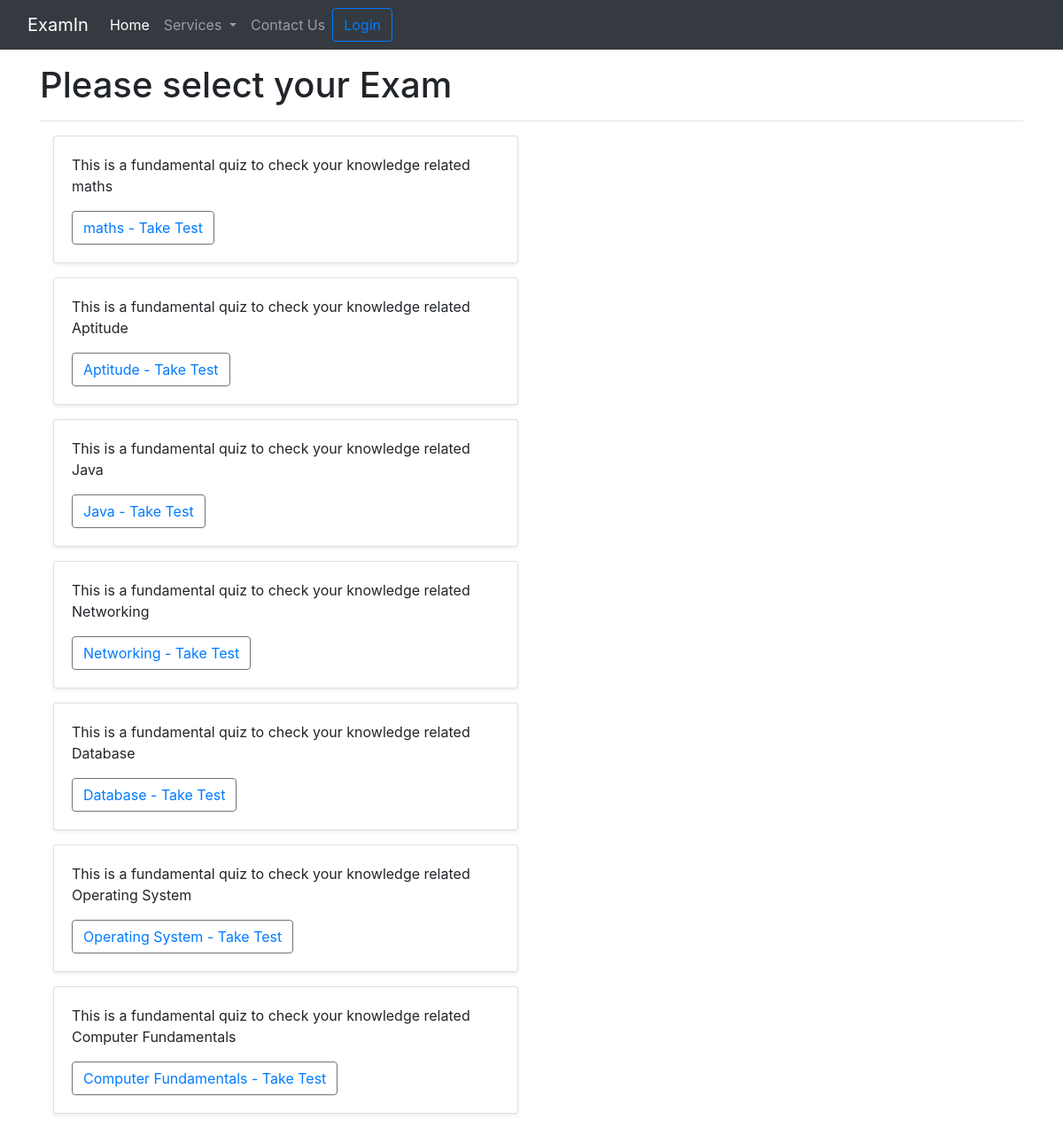
The app's page /quiz/ with its own data.
### quizes/models.py (models this page shows, shortened)
class Quiz(models.Model):
    name = models.CharField(max_length=120)
    topic = models.CharField(max_length=120)
    number_of_questions = models.IntegerField()
    time = models.IntegerField(help_text="duration of the quiz in minutes")
    required_score_to_pass = models.IntegerField(help_text="required score in %")
    difficulty = models.CharField(max_length=6, choices=DIFF_CHOICES)
    class Meta:
        verbose_name_plural = 'Quizes'

### quizes/views.py (the view)
# urls.py: path('', QuizListView.as_view(), name='main-view'),
class QuizListView(ListView):
    model = Quiz
    template_name = 'quizes/main.html'

### quizes/templates/quizes/main.html (shortened to what this page needs)
{% extends 'quizindex.html' %}
{% load static %}
{% block content %}
<div class = "h1"> Please select your Exam  </div>
<hr>
{% for obj in object_list %}
    <div class="container my-3">
      <div class="row row-cols-1 row-cols-sm-2 row-cols- g-3">
        <div class="col">
          <div class="card shadow-sm">
            <div class="card-body">
              <p class="card-text">This is a fundamental quiz to check your knowledge related {{obj.name}} </p>
              <div class="d-flex justify-content-between align-items-center">
                <div class="btn-group">
                  <button type="button"
                  class="btn btn-link modal-button btn-outline-secondary"
                  data-pk="{{obj.pk}}"
                  data-quiz="{{obj.name}}"
                  data-questions="{{obj.number_of_questions}}"
                  data-difficulty="{{obj.difficulty}}"
                  data-time="{{obj.time}}"
                  data-pass= "{{obj.required_score_to_pass}}"
                  data-toggle="modal"
                  data-target="#quizStartModal">
                  {{obj.name}} -
                  Take Test
                  </button>
                </div>
              </div>
            </div>
          </div>
        </div>
      </div>
    </div>
{% endfor %}
{% endblock content %}

### records on screen
Quiz: name "maths"
Quiz: name "Aptitude"
Quiz: name "Java"
Quiz: name "Networking"
Quiz: name "Database"
Quiz: name "Operating System"
Quiz: name "Computer Fundamentals"
